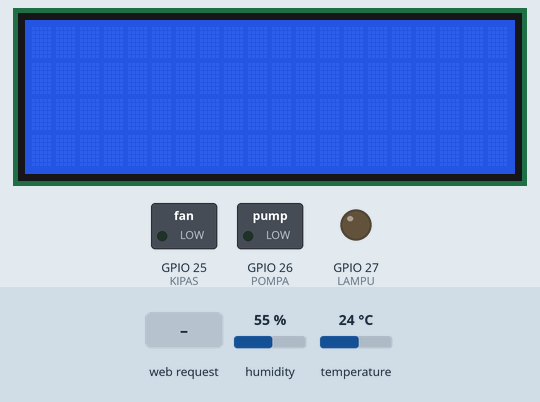
The sketch below on a simulated ESP32. Shown: 20×4 character LCD, switched loads named in the sketch (green lamp = pin HIGH), output pins drawn as LEDs (lit = HIGH). The test bench sets the inputs (shaded band); at power-on: humidity 55 %, temperature 24 °C. WiFi joins after 1.5 s; servers stay silent unless stated; what the sketch prints to the serial monitor is not drawn.

Above: at 2.7 s.
2.8 s: HTTP request GET / received
At 4.2 s:
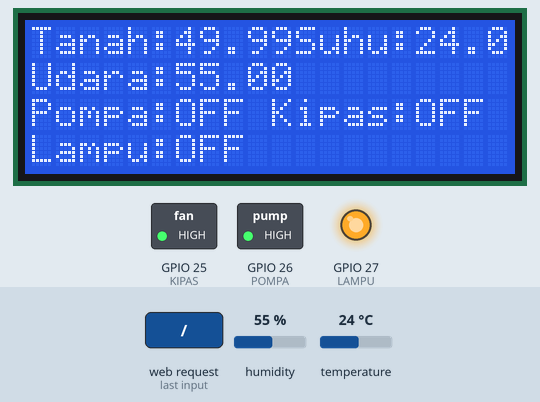
Timing chart, 0 to 5.8 s (numbered marks = the images above; inputs shaded):
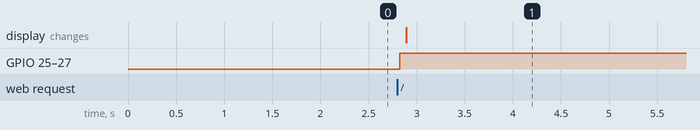

Measured:
- after the input at 2.8 s, GPIO 25 (KIPAS), GPIO 26 (POMPA), GPIO 27 (LAMPU): LOW → HIGH at once; the display: changes after 0.09 s (image 1)

The sketch:

Smart_Garden.ino
```cpp
#include <Wire.h>
#include <WiFi.h>
#include <WebServer.h>
#include <LiquidCrystal_I2C.h>
#include "DHT.h"

const char* ssid = "abcdefg";
const char* password = "abc123";

WebServer server(80);

LiquidCrystal_I2C lcd(0x27, 20, 4);

#define DHTPIN 32
#define DHTTYPE DHT11
#define SOIL_PIN 33

 int POMPA = 26;
 int KIPAS = 25;
 int LAMPU = 27;
 float A,B,C;

DHT dht(DHTPIN, DHTTYPE);

void setup() {
  Serial.begin(9600);

  // WiFi.begin(wipi, psw);

  // Serial.println(F("DHTxx test!"));

  dht.begin();
  lcd.begin();
	lcd.backlight();

  pinMode(POMPA, OUTPUT);
  pinMode(KIPAS, OUTPUT);
  pinMode(LAMPU, OUTPUT);

  digitalWrite(POMPA, LOW);
  digitalWrite(KIPAS, LOW);
  digitalWrite(LAMPU, LOW);

    WiFi.begin(ssid, password);
  while (WiFi.status() != WL_CONNECTED) {
    delay(500);
    Serial.print(".");
  }
  Serial.println("WiFi Connected");
  Serial.println(WiFi.localIP());

  server.on("/", handleRoot);
  server.begin();
}

void loop() {

   server.handleClient();

  // delay(2000);
  // lcd.clear();

  // float h = dht.readHumidity();
  // float t = dht.readTemperature();
  // float f = dht.readTemperature(true);

  // // if (isnan(h) || isnan(t) || isnan(f)) {
  // //   Serial.println(F("Failed to read from DHT sensor!"));
  // //   return;
  // // }
  // // float hif = dht.computeHeatIndex(f, h);
  // // float hic = dht.computeHeatIndex(t, h, false);

  // A = analogRead(SOIL_PIN);
  // B = ( 100 - ( (A/4095.00) * 100 ) );
  // C = map(A, 0, 4095, 100, 0);

  // // if(B < 20 ) digitalWrite(POMPA) = HIGH;
  // // if(t > 25 ) digitalWrite(KIPAS) = HIGH;
  // // if(h < 40 ) digitalwrite(LAMPU) = HIGH;

  // digitalWrite(POMPA, C < 20 ? LOW : HIGH);
  // digitalWrite(KIPAS, t > 30 ? LOW : HIGH);
  // digitalWrite(LAMPU, h < 55 ? LOW : HIGH);

  // // if(B<20){
  // //   digitalWrite(POMPA, HIGH);
  // // }else{
  // //   digitalWrite(POMPA, LOW);
  // // }
  // // if(t>30){
  // //   digitalWrite(KIPAS, HIGH);
  // // }else{
  // //       digitalWrite(POMPA, LOW);
  // // }
  // // if(h<55){
  // //   digitalWrite(LAMPU, HIGH);
  // // }else{
  // //       digitalWrite(POMPA, LOW);
  // // }

  // Serial.print("Moisture = ");
  // Serial.print(B);
  // Serial.print("%");
  // Serial.print(" / ");
  // Serial.print(C);

  // Serial.print(F("Humidity: "));
  // Serial.print(h);
  // Serial.print(F("%  Temperature: "));
  // Serial.print(t);
  // Serial.println(F("°C "));
  // // Serial.print(f);
  // // Serial.println(F("°F"));
  // // Serial.print(hic);
  // // Serial.print(F("°C "));
  // // Serial.print(hif);
  // // Serial.println(F("°F"));

  // lcd.setCursor(0, 0);
  // // lcd.print("MINI SMART GARDEN");
  // // lcd.setCursor(0, 1);
  // lcd.print("Tanah:");
  // lcd.setCursor(6, 0);
  // lcd.print(B);
  // lcd.setCursor(11, 0);
  // lcd.print("Suhu: ");
  // lcd.setCursor(16, 0);
  // lcd.print(t);
  // lcd.setCursor(0, 1);
  // lcd.print("Udara: ");
  // lcd.setCursor(6, 1);
  // lcd.print(h);
  // lcd.setCursor(0, 2);
  // lcd.print("Pompa:");
  // lcd.setCursor(6, 2);
  // lcd.print(B < 30 ? "ON " : "OFF");
  // lcd.setCursor(9, 2);
  // lcd.print(" Kipas:");
  // lcd.setCursor(16, 2);
  // lcd.print(t > 30 ? "ON " : "OFF");
  // lcd.setCursor(0, 3);
  // lcd.print("Lampu:");
  // lcd.setCursor(6, 3);
  // lcd.print(h < 55 ? "ON" : "OFF");

  // lcd.clear();
}

void handleRoot() {
  float suhu = dht.readTemperature();
  float kelembapanUdara = dht.readHumidity();
  int soilRaw = analogRead(SOIL_PIN);
  // float kelembapanTanah = map(soilRaw, 0, 4095, 100, 0);
  float kelembapanTanah = ( 100 - ( (soilRaw/4095.00) * 100 ) );

  bool pompaStatus = kelembapanTanah < 20;
  bool kipasStatus = suhu > 30;
  bool lampuStatus = kelembapanUdara < 40;

  digitalWrite(POMPA, pompaStatus ? LOW : HIGH);
  digitalWrite(KIPAS, kipasStatus ? LOW : HIGH);
  digitalWrite(LAMPU, lampuStatus ? LOW : HIGH);

  // digitalWrite(POMPA, kelembapanTanah < 20 ? LOW : HIGH);
  // digitalWrite(KIPAS, suhu > 33 ? LOW : HIGH);
  // digitalWrite(LAMPU, kelembapanUdara < 55 ? LOW : HIGH);

  //  delay(2000);
  // lcd.clear();

  // float h = dht.readHumidity();
  // float t = dht.readTemperature();
  // float f = dht.readTemperature(true);

  // A = analogRead(SOIL_PIN);
  // B = ( 100 - ( (A/4095.00) * 100 ) );
  // C = map(A, 0, 4095, 100, 0);

  // digitalWrite(POMPA, C < 20 ? LOW : HIGH);
  // digitalWrite(KIPAS, t > 30 ? LOW : HIGH);
  // digitalWrite(LAMPU, h < 55 ? LOW : HIGH);

  Serial.print("Moisture = ");
  Serial.print(kelembapanTanah);
  Serial.print("%");
  Serial.print(" / ");
  Serial.print(C);

  Serial.print(F("Humidity: "));
  Serial.print(kelembapanUdara);
  Serial.print(F("%  Temperature: "));
  Serial.print(suhu);
  Serial.println(F("°C "));

  lcd.setCursor(0, 0);
  // lcd.print("MINI SMART GARDEN");
  // lcd.setCursor(0, 1);
  lcd.print("Tanah:");
  lcd.setCursor(6, 0);
  lcd.print(kelembapanTanah);
  lcd.setCursor(11, 0);
  lcd.print("Suhu: ");
  lcd.setCursor(16, 0);
  lcd.print(suhu);
  lcd.setCursor(0, 1);
  lcd.print("Udara: ");
  lcd.setCursor(6, 1);
  lcd.print(kelembapanUdara);
  lcd.setCursor(0, 2);
  lcd.print("Pompa:");
  lcd.setCursor(6, 2);
  lcd.print(kelembapanTanah < 20 ? "ON " : "OFF");
  lcd.setCursor(9, 2);
  lcd.print(" Kipas:");
  lcd.setCursor(16, 2);
  lcd.print(suhu > 30 ? "ON " : "OFF");
  lcd.setCursor(0, 3);
  lcd.print("Lampu:");
  lcd.setCursor(6, 3);
  lcd.print(kelembapanUdara < 40 ? "ON" : "OFF");

 String html = "<!DOCTYPE html><html><head><meta http-equiv='refresh' content='5'>";
  html += "<style>";
  html += "body { font-family: Arial; background:#f0f8ff; text-align:center; }";
  html += ".card { background:#fff; border-radius:10px; padding:15px; margin:10px auto; width:80%; box-shadow:0 0 10px rgba(0,0,0,0.1); }";
  html += ".status-on { color:green; font-weight:bold; }";
  html += ".status-off { color:gray; font-weight:bold; }";
  html += "h2 { color:#2e8b57; }";
  html += "</style></head><body>";
  html += "<h2> Smart Garden Monitor</h2>";

  html += "<div class='card'><h3>Sensor Data</h3>";
  html += "<p>Suhu: " + String(suhu, 1) + " °C</p>";
  html += "<p>Kelembapan Udara: " + String(kelembapanUdara, 1) + " %</p>";
  html += "<p>Kelembapan Tanah: " + String(kelembapanTanah, 1) + " %</p></div>";

  html += "<div class='card'><h3>Status Perangkat</h3>";
  html += "<p>Pompa: <span class='" + String(pompaStatus ? "status-on" : "status-off") + "'>" + (pompaStatus ? "ON" : "OFF") + "</span></p>";
  html += "<p>Kipas: <span class='" + String(kipasStatus ? "status-on" : "status-off") + "'>" + (kipasStatus ? "ON" : "OFF") + "</span></p>";
  html += "<p>Lampu: <span class='" + String(lampuStatus ? "status-on" : "status-off") + "'>" + (lampuStatus ? "ON" : "OFF") + "</span></p></div>";

  html += "</body></html>";

  server.send(200, "text/html", html);
}
```
